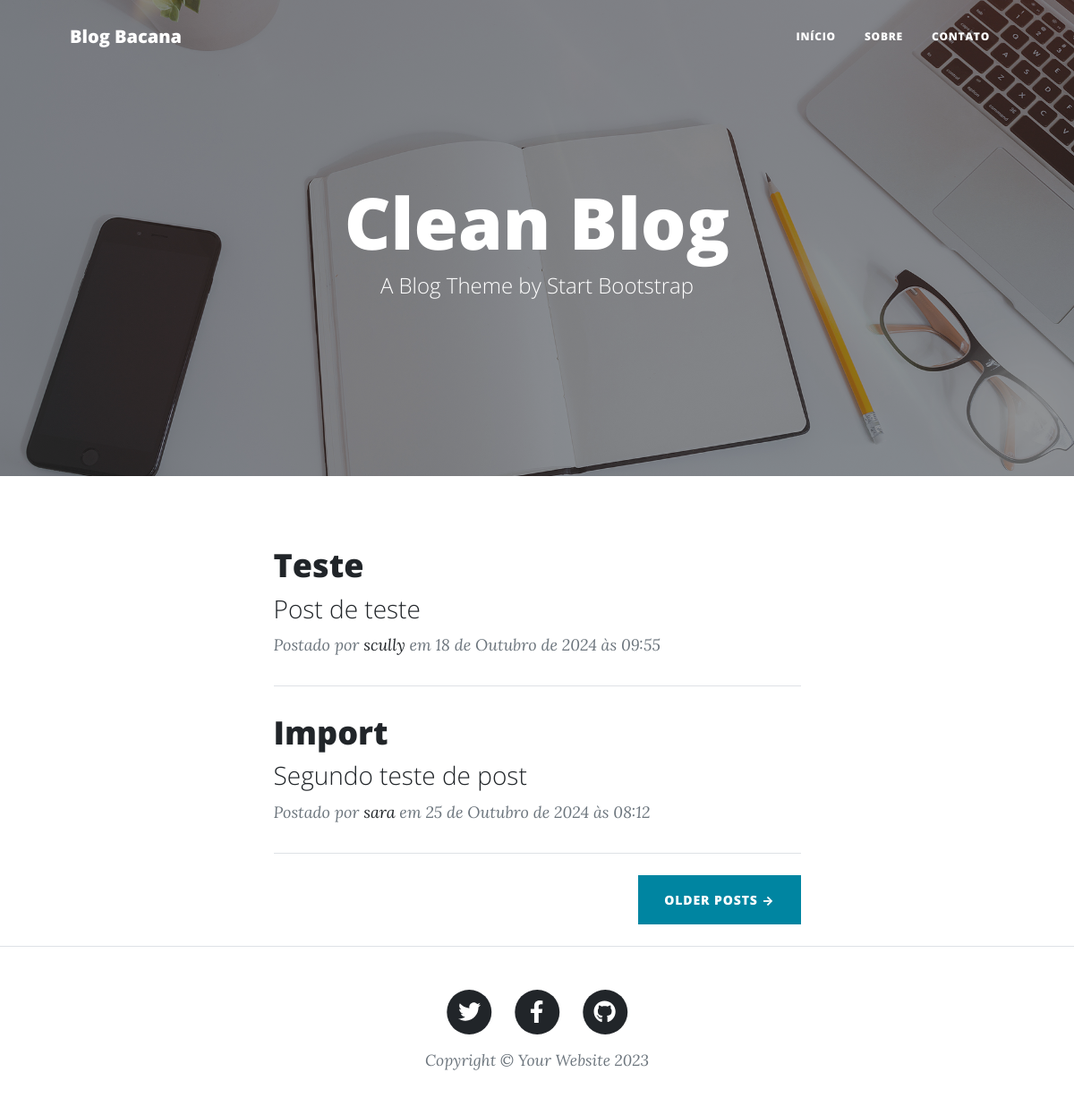
The page / on the database its author committed.
### blog/models.py (models this page shows, shortened)
class Post(models.Model):
    titulo = models.CharField(max_length=140)
    subtitulo = models.CharField(max_length=140, blank=True)
    data_criacao = models.DateTimeField(auto_now_add=True)
    usuario = models.ForeignKey(User, on_delete=models.CASCADE)
    conteudo = models.TextField(max_length=3000)
    capa = models.ImageField(blank=True)

### blog/views.py (the view)
# urls.py: path('', views.index, name='index'),
def index(request):
    context = {
        "posts": Post.objects.all(),
    }
    return render(request, "index.html", context)

### blog/templates/index.html
{% extends "base.html" %}
{% load static %}
{% block content %}
<div class="container px-4 px-lg-5">
    <div class="row gx-4 gx-lg-5 justify-content-center">
        <div class="col-md-10 col-lg-8 col-xl-7">
            {% for post in posts %}
            <div class="post-preview">
                <a href="{% url 'post' post.id %}">
                    <h2 class="post-title">{{ post.titulo }}</h2>
                    <h3 class="post-subtitle">{{ post.subtitulo }}</h3>
                </a>
                <p class="post-meta">
                    Postado por
                    <a href="#!">{{ post.usuario.username }}</a>
                    em {{ post.data_criacao }}
                </p>
            </div>
            <hr class="my-4" />
            {% endfor %}
            <div class="d-flex justify-content-end mb-4"><a class="btn btn-primary text-uppercase" href="#!">Older Posts →</a></div>
        </div>
    </div>
</div>
{% endblock content %}

### blog/templates/base.html (shortened to what this page needs)
{% load static %}
<!DOCTYPE html>
<html lang="pt-br">
    <head>
        <link href="{% static 'css/styles.css' %}" rel="stylesheet" />
    </head>
    <body>
        <nav class="navbar navbar-expand-lg navbar-light" id="mainNav">
            <div class="container px-4 px-lg-5">
                <a class="navbar-brand" href="{% url 'index' %}">Blog Bacana</a>
                <div class="collapse navbar-collapse" id="navbarResponsive">
                    <ul class="navbar-nav ms-auto py-4 py-lg-0">
                        <li class="nav-item"><a class="nav-link px-lg-3 py-3 py-lg-4" href="{% url 'index' %}">Início</a></li>
                        <li class="nav-item"><a class="nav-link px-lg-3 py-3 py-lg-4" href="{% url 'sobre' %}">Sobre</a></li>
                        <li class="nav-item"><a class="nav-link px-lg-3 py-3 py-lg-4" href="{% url 'contato' %}">Contato</a></li>
                    </ul>
                </div>
            </div>
        </nav>
        {% block header %}
<header class="masthead" style="background-image: url({% static 'assets/img/home-bg.jpg' %})">
    <div class="container position-relative px-4 px-lg-5">
        <div class="row gx-4 gx-lg-5 justify-content-center">
            <div class="col-md-10 col-lg-8 col-xl-7">
                <div class="site-heading">
                    <h1>Clean Blog</h1>
                    <span class="subheading">A Blog Theme by Start Bootstrap</span>
                </div>
            </div>
        </div>
    </div>
</header>
        {% endblock header %}
        {% block content %}
        {% endblock content %}
        <footer class="border-top">
            <div class="container px-4 px-lg-5">
                <div class="row gx-4 gx-lg-5 justify-content-center">
                    <div class="col-md-10 col-lg-8 col-xl-7">
                        <ul class="list-inline text-center">
                            <li class="list-inline-item">
                                <a href="#!">
                                    <span class="fa-stack fa-lg">
                                        <i class="fas fa-circle fa-stack-2x"></i>
                                        <i class="fab fa-twitter fa-stack-1x fa-inverse"></i>
                                    </span>
                                </a>
                            </li>
                            <li class="list-inline-item">
                                <a href="#!">
                                    <span class="fa-stack fa-lg">
                                        <i class="fas fa-circle fa-stack-2x"></i>
                                        <i class="fab fa-facebook-f fa-stack-1x fa-inverse"></i>
                                    </span>
                                </a>
                            </li>
                            <li class="list-inline-item">
                                <a href="#!">
                                    <span class="fa-stack fa-lg">
                                        <i class="fas fa-circle fa-stack-2x"></i>
                                        <i class="fab fa-github fa-stack-1x fa-inverse"></i>
                                    </span>
                                </a>
                            </li>
                        </ul>
                        <div class="small text-center text-muted fst-italic">Copyright &copy; Your Website 2023</div>
                    </div>
                </div>
            </div>
        </footer>
    </body>
</html>

### rows shown on the page
Post: titulo "Teste", subtitulo "Post de teste", usuario.username "scully", data_criacao "18 de Outubro de 2024 às 09:55"
Post: titulo "Import", subtitulo "Segundo teste de post", usuario.username "sara", data_criacao "25 de Outubro de 2024 às 08:12"
